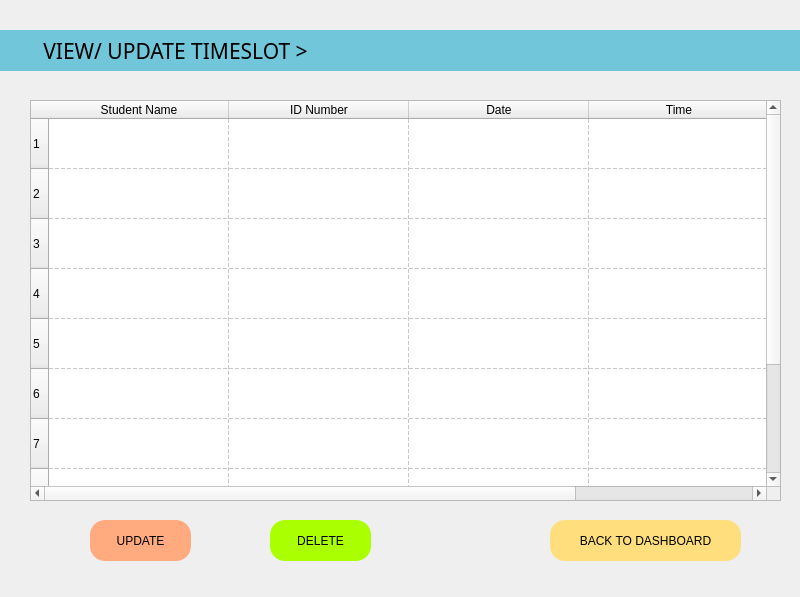
<?xml version="1.0" encoding="UTF-8"?>
<ui version="4.0">
 <class>viewTimeslot</class>
 <widget class="QMainWindow" name="viewTimeslot">
  <property name="geometry">
   <rect>
    <x>0</x>
    <y>0</y>
    <width>800</width>
    <height>597</height>
   </rect>
  </property>
  <property name="windowTitle">
   <string>View Timeslot</string>
  </property>
  <property name="styleSheet">
   <string notr="true"/>
  </property>
  <widget class="QWidget" name="centralwidget">
   <widget class="QLabel" name="label_3">
    <property name="geometry">
     <rect>
      <x>20</x>
      <y>30</y>
      <width>311</width>
      <height>41</height>
     </rect>
    </property>
    <property name="font">
     <font>
      <family>Segoe UI Semibold</family>
      <pointsize>16</pointsize>
      <weight>7</weight>
      <italic>false</italic>
      <bold>false</bold>
     </font>
    </property>
    <property name="styleSheet">
     <string notr="true">font: 63 16pt &quot;Segoe UI Semibold&quot;;</string>
    </property>
    <property name="frameShape">
     <enum>QFrame::NoFrame</enum>
    </property>
    <property name="frameShadow">
     <enum>QFrame::Raised</enum>
    </property>
    <property name="text">
     <string>VIEW/ UPDATE TIMESLOT &gt;</string>
    </property>
    <property name="alignment">
     <set>Qt::AlignCenter</set>
    </property>
   </widget>
   <widget class="QLabel" name="label">
    <property name="geometry">
     <rect>
      <x>0</x>
      <y>-1</y>
      <width>800</width>
      <height>600</height>
     </rect>
    </property>
    <property name="text">
     <string/>
    </property>
    <property name="pixmap">
     <pixmap>facultydashboard_bg.jpg</pixmap>
    </property>
    <property name="scaledContents">
     <bool>true</bool>
    </property>
   </widget>
   <widget class="QLabel" name="label_2">
    <property name="geometry">
     <rect>
      <x>0</x>
      <y>30</y>
      <width>811</width>
      <height>41</height>
     </rect>
    </property>
    <property name="styleSheet">
     <string notr="true">background-color: rgb(114, 198, 217);</string>
    </property>
    <property name="text">
     <string/>
    </property>
   </widget>
   <widget class="QPushButton" name="updatebtn">
    <property name="geometry">
     <rect>
      <x>90</x>
      <y>520</y>
      <width>101</width>
      <height>41</height>
     </rect>
    </property>
    <property name="styleSheet">
     <string notr="true">background-color: rgb(255, 170, 127);
font: 63 9pt &quot;Segoe UI Semibold&quot;;
border-radius: 15px;</string>
    </property>
    <property name="text">
     <string>UPDATE</string>
    </property>
   </widget>
   <widget class="QPushButton" name="deletebtn">
    <property name="geometry">
     <rect>
      <x>270</x>
      <y>520</y>
      <width>101</width>
      <height>41</height>
     </rect>
    </property>
    <property name="styleSheet">
     <string notr="true">background-color: rgb(170, 255, 0);
font: 63 9pt &quot;Segoe UI Semibold&quot;;
border-radius: 15px;</string>
    </property>
    <property name="text">
     <string>DELETE</string>
    </property>
   </widget>
   <widget class="QTableWidget" name="tableWidget">
    <property name="geometry">
     <rect>
      <x>30</x>
      <y>100</y>
      <width>751</width>
      <height>401</height>
     </rect>
    </property>
    <property name="styleSheet">
     <string notr="true">font: 14pt &quot;Rockwell&quot;;</string>
    </property>
    <property name="selectionMode">
     <enum>QAbstractItemView::SingleSelection</enum>
    </property>
    <property name="selectionBehavior">
     <enum>QAbstractItemView::SelectItems</enum>
    </property>
    <property name="showGrid">
     <bool>true</bool>
    </property>
    <property name="gridStyle">
     <enum>Qt::DashLine</enum>
    </property>
    <property name="rowCount">
     <number>10</number>
    </property>
    <attribute name="horizontalHeaderVisible">
     <bool>true</bool>
    </attribute>
    <attribute name="horizontalHeaderCascadingSectionResizes">
     <bool>false</bool>
    </attribute>
    <attribute name="horizontalHeaderDefaultSectionSize">
     <number>180</number>
    </attribute>
    <attribute name="horizontalHeaderMinimumSectionSize">
     <number>10</number>
    </attribute>
    <attribute name="horizontalHeaderShowSortIndicator" stdset="0">
     <bool>false</bool>
    </attribute>
    <attribute name="horizontalHeaderStretchLastSection">
     <bool>false</bool>
    </attribute>
    <attribute name="verticalHeaderCascadingSectionResizes">
     <bool>false</bool>
    </attribute>
    <attribute name="verticalHeaderDefaultSectionSize">
     <number>50</number>
    </attribute>
    <attribute name="verticalHeaderMinimumSectionSize">
     <number>5</number>
    </attribute>
    <attribute name="verticalHeaderShowSortIndicator" stdset="0">
     <bool>false</bool>
    </attribute>
    <attribute name="verticalHeaderStretchLastSection">
     <bool>true</bool>
    </attribute>
    <row/>
    <row/>
    <row/>
    <row/>
    <row/>
    <row/>
    <row/>
    <row/>
    <row/>
    <row/>
    <column>
     <property name="text">
      <string>Student Name</string>
     </property>
    </column>
    <column>
     <property name="text">
      <string>ID Number</string>
     </property>
    </column>
    <column>
     <property name="text">
      <string>Date</string>
     </property>
    </column>
    <column>
     <property name="text">
      <string>Time</string>
     </property>
    </column>
   </widget>
   <widget class="QPushButton" name="deletebtn_2">
    <property name="geometry">
     <rect>
      <x>550</x>
      <y>520</y>
      <width>191</width>
      <height>41</height>
     </rect>
    </property>
    <property name="styleSheet">
     <string notr="true">background-color: rgb(255, 223, 125);
font: 63 9pt &quot;Segoe UI Semibold&quot;;
border-radius: 15px;</string>
    </property>
    <property name="text">
     <string>BACK TO DASHBOARD</string>
    </property>
   </widget>
   <zorder>label</zorder>
   <zorder>label_2</zorder>
   <zorder>label_3</zorder>
   <zorder>updatebtn</zorder>
   <zorder>deletebtn</zorder>
   <zorder>tableWidget</zorder>
   <zorder>deletebtn_2</zorder>
  </widget>
 </widget>
 <resources/>
 <connections/>
</ui>
